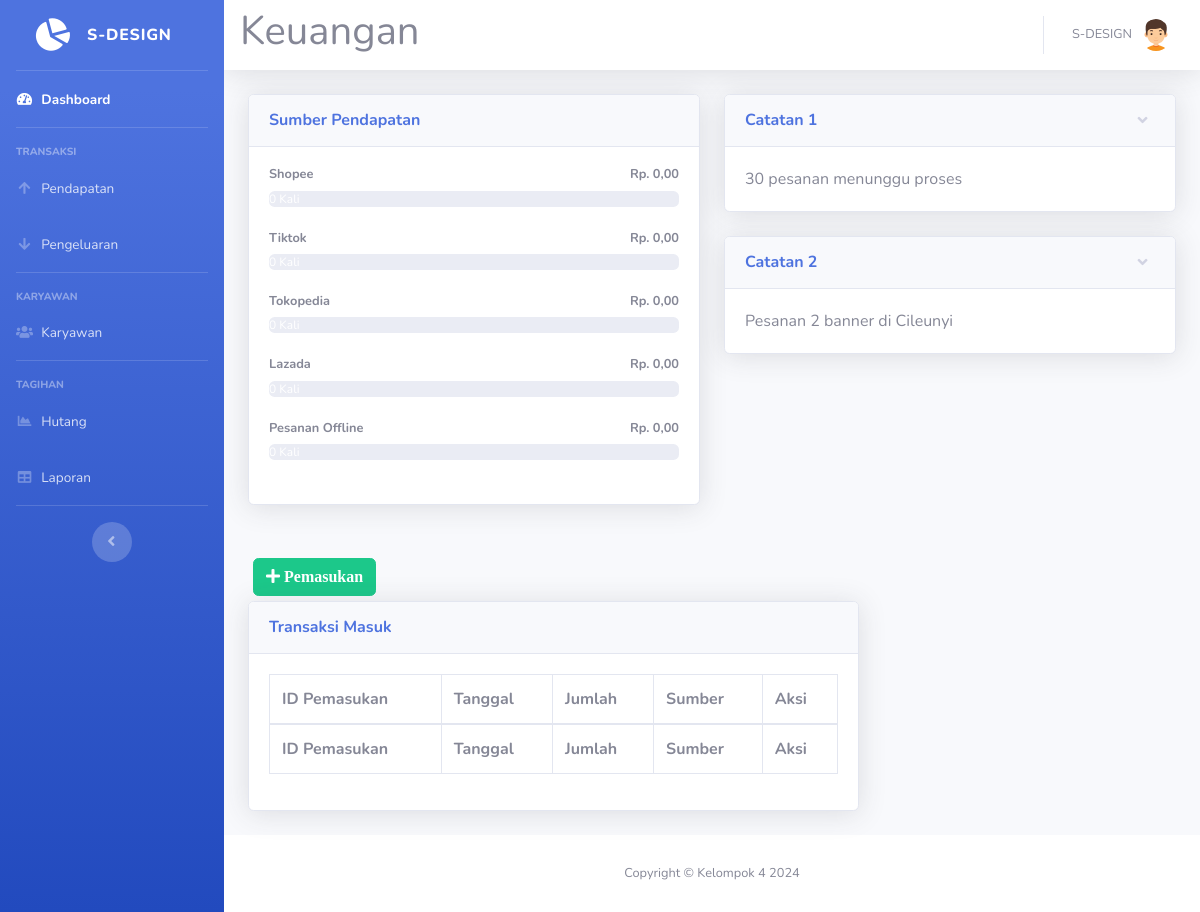
The page /pendapatan.php (signed in) on the database its author committed.
### tables this page shows
CREATE TABLE `sumber` (
  `id_sumber` int(11) NOT NULL,
  `nama` varchar(40) NOT NULL
);

CREATE TABLE `catatan` (
  `id_catatan` int(11) NOT NULL,
  `catatan` text NOT NULL
);

### pendapatan.php (the view, shortened to what this page needs)
<!DOCTYPE html>
<html lang="en">
<head>
  <link href="vendor/fontawesome-free/css/all.min.css" rel="stylesheet" type="text/css">
  <link href="css/sb-admin-2.min.css" rel="stylesheet">
</head>
<body id="page-top">
<?php
require 'koneksi.php';
require ('sidebar.php'); ?>
      <div id="content">
<?php require ('navbar.php'); ?>
        <div class="container-fluid">
          <div class="row">
            <div class="col-lg-6 mb-4">
              <div class="card shadow mb-4">
                <div class="card-header py-3">
                  <h6 class="m-0 font-weight-bold text-primary">Sumber Pendapatan</h6>
                </div>
                <div class="card-body">
				<?php
        $arrayhasil1 = [];
        $arrayhasil2 = [];
        $arrayhasil3 = [];
        $arrayhasil4 = [];
        $arrayhasil5 = [];
				$namasumber1 = mysqli_query($koneksi,"SELECT * FROM `sumber` where id_sumber= 1 ");
				$sumbern1= mysqli_fetch_assoc($namasumber1);
				$namasumber2 = mysqli_query($koneksi,"SELECT * FROM `sumber` where id_sumber= 2 ");
				$sumbern2= mysqli_fetch_assoc($namasumber2);
				$namasumber3 = mysqli_query($koneksi,"SELECT * FROM `sumber` where id_sumber= 3 ");
				$sumbern3= mysqli_fetch_assoc($namasumber3);
				$namasumber4 = mysqli_query($koneksi,"SELECT * FROM `sumber` where id_sumber= 4 ");
				$sumbern4= mysqli_fetch_assoc($namasumber4);
				$namasumber5 = mysqli_query($koneksi,"SELECT * FROM `sumber` where id_sumber= 5 ");
				$sumbern5= mysqli_fetch_assoc($namasumber5);
				$jumlahhasil1 = array_sum($arrayhasil1);
				$jumlahhasil2 = array_sum($arrayhasil2);
				$jumlahhasil3 = array_sum($arrayhasil3);
				$jumlahhasil4 = array_sum($arrayhasil4);
				$jumlahhasil5 = array_sum($arrayhasil5);
				$sumber1 = mysqli_query($koneksi,"SELECT id_sumber FROM pemasukan where id_sumber ='1'");
				$sumber1text = mysqli_num_rows($sumber1);
				$sumber1 = mysqli_num_rows($sumber1);
				$sumber1 = $sumber1 * 10;
				$sumber2 = mysqli_query($koneksi,"SELECT id_sumber FROM pemasukan where id_sumber ='2'");
				$sumber2text = mysqli_num_rows($sumber2);
				$sumber2 = mysqli_num_rows($sumber2);
				$sumber2 = $sumber2 * 10;
				$sumber3 = mysqli_query($koneksi,"SELECT id_sumber FROM pemasukan where id_sumber ='3'");
				$sumber3text = mysqli_num_rows($sumber3);
				$sumber3 = mysqli_num_rows($sumber3);
				$sumber3 = $sumber3 * 10;
				$sumber4 = mysqli_query($koneksi,"SELECT id_sumber FROM pemasukan where id_sumber ='4'");
				$sumber4text = mysqli_num_rows($sumber4);
				$sumber4 = mysqli_num_rows($sumber4);
				$sumber4 = $sumber4 * 10;
				$sumber5 = mysqli_query($koneksi,"SELECT id_sumber FROM pemasukan where id_sumber ='5'");
				$sumber5text = mysqli_num_rows($sumber5);
				$sumber5 = mysqli_num_rows($sumber5);
				$sumber5 = $sumber5 * 10;
				echo '
                  <h4 class="small font-weight-bold">'.$sumbern1['nama'].'<span class="float-right">Rp. '.number_format($jumlahhasil1,2,',','.').'</span></h4>
                  <div class="progress mb-4">
                    <div class="progress-bar bg-danger" role="progressbar" style="width:'.$sumber1.'%" aria-valuenow="50" aria-valuemin="0" aria-valuemax="100">'.$sumber1text.' Kali</div>
                  </div>
				  <h4 class="small font-weight-bold">'.$sumbern2['nama'].'<span class="float-right">Rp. '.number_format($jumlahhasil2,2,',','.').'</span></h4>
                  <div class="progress mb-4">
                    <div class="progress-bar bg-warning" role="progressbar" style="width:'.$sumber2.'%" aria-valuenow="50" aria-valuemin="0" aria-valuemax="100">'.$sumber2text.' Kali</div>
                  </div>
				  <h4 class="small font-weight-bold">'.$sumbern3['nama'].'<span class="float-right">Rp. '.number_format($jumlahhasil3,2,',','.').'</span></h4>
                  <div class="progress mb-4">
                    <div class="progress-bar bg-info" role="progressbar" style="width:'.$sumber3.'%" aria-valuenow="50" aria-valuemin="0" aria-valuemax="100">'.$sumber3text.' Kali</div>
                  </div>
				  <h4 class="small font-weight-bold">'.$sumbern4['nama'].'<span class="float-right">Rp. '.number_format($jumlahhasil4,2,',','.').'</span></h4>
                  <div class="progress mb-4">
                    <div class="progress-bar bg-primary" role="progressbar" style="width:'.$sumber4.'%" aria-valuenow="50" aria-valuemin="0" aria-valuemax="100">'.$sumber4text.' Kali</div>
                  </div>
				  <h4 class="small font-weight-bold">'.$sumbern5['nama'].'<span class="float-right">Rp. '.number_format($jumlahhasil5,2,',','.').'</span></h4>
                  <div class="progress mb-4">
                    <div class="progress-bar bg-success" role="progressbar" style="width:'.$sumber5.'%" aria-valuenow="50" aria-valuemin="0" aria-valuemax="100">'.$sumber5text.' Kali</div>
                  </div>';
				  ?>
                </div>
              </div>
			  </div>
			              <div class="col-lg-6">
              <div class="card shadow mb-4">
                <a href="#collapseCardExample" class="d-block card-header py-3" data-toggle="collapse" role="button" aria-expanded="true" aria-controls="collapseCardExample">
                  <h6 class="m-0 font-weight-bold text-primary">Catatan 1</h6>
                </a>
                <div class="collapse show" id="collapseCardExample">
                  <div class="card-body">
				  <?php $catatan1 = mysqli_query($koneksi, "SELECT catatan FROM catatan where id_catatan= 1");
                  $catatan1 = mysqli_fetch_array($catatan1);
				  echo $catatan1['catatan'];
				  ?>
				  </div>
                </div>
              </div>
			                <div class="card shadow mb-4">
                <a href="#collapseCardExample1" class="d-block card-header py-3" data-toggle="collapse" role="button" aria-expanded="true" aria-controls="collapseCardExample1">
                  <h6 class="m-0 font-weight-bold text-primary">Catatan 2</h6>
                </a>
                <div class="collapse show" id="collapseCardExample1">
                  <div class="card-body">
                  <?php $catatan2 = mysqli_query($koneksi, "SELECT * FROM catatan where id_catatan= 2");
                  $catatan2 = mysqli_fetch_array($catatan2);
				  echo $catatan2['catatan'];
				  ?></div>
                </div>
              </div>
			  </div>
					   <div class="col-xl-8 col-lg-7">
					   <button type="button" class="btn btn-success" style="margin:5px" data-toggle="modal" data-target="#myModalTambah"><i class="fa fa-plus"> Pemasukan</i></button><br>
          <div class="card shadow mb-4">
            <div class="card-header py-3">
              <h6 class="m-0 font-weight-bold text-primary">Transaksi Masuk</h6>
            </div>
            <div class="card-body">
              <div class="table-responsive">
               <table class="table table-bordered" id="dataTable" width="100%" cellspacing="0">
                  <thead>
                    <tr>
                      <th>ID Pemasukan</th>
                      <th>Tanggal</th>
                      <th>Jumlah</th>
                      <th>Sumber</th>
					  <th>Aksi</th>
                    </tr>
                  </thead>
                  <tfoot>
                    <tr>
                      <th>ID Pemasukan</th>
                      <th>Tanggal</th>
                      <th>Jumlah</th>
                      <th>Sumber</th>
                      <th>Aksi</th>
                    </tr>
                  </tfoot>
                </table>
              </div>
            </div>
          </div>
		  </div>
       </div>
      </div>
<?php require 'footer.php'?>
    </div>
  </div>
</body>
</html>

### sidebar.php
<div id="wrapper">
  <ul class="navbar-nav bg-gradient-primary sidebar sidebar-dark accordion" id="accordionSidebar">
    <a class="sidebar-brand d-flex align-items-center justify-content-center" href="index.php">
      <div class="sidebar-brand-icon rotate-n-15">
        <i class="fas fa-chart-pie"></i>
      </div>
      <div class="sidebar-brand-text mx-3">S-DESIGN</div>
    </a>
    <hr class="sidebar-divider my-0">
    <li class="nav-item active">
      <a class="nav-link" href="index.php">
        <i class="fas fa-fw fa-tachometer-alt"></i>
        <span>Dashboard</span></a>
    </li>
    <hr class="sidebar-divider">
    <div class="sidebar-heading">
      Transaksi
    </div>
    <li class="nav-item">
      <a class="nav-link collapsed" href="pendapatan.php">
        <i class="fas fa-fw fa-arrow-up"></i>
        <span>Pendapatan</span>
      </a>
    </li>
    <li class="nav-item">
      <a class="nav-link collapsed" href="pengeluaran.php" >
        <i class="fas fa-fw fa-arrow-down"></i>
        <span>Pengeluaran</span>
      </a>
    </li>
    <hr class="sidebar-divider">
    <div class="sidebar-heading">
      Karyawan
    </div>
    <li class="nav-item">
      <a class="nav-link collapsed" href="karyawan.php">
        <i class="fas fa-fw fa-users"></i>
        <span>Karyawan</span>
      </a>
    </li>
    <hr class="sidebar-divider">
    <div class="sidebar-heading">
      Tagihan
    </div>
    <li class="nav-item">
      <a class="nav-link" href="hutang.php">
        <i class="fas fa-fw fa-chart-area"></i>
        <span>Hutang</span></a>
    </li>
    <li class="nav-item">
      <a class="nav-link" href="laporan.php">
        <i class="fas fa-fw fa-table"></i>
        <span>Laporan</span></a>
    </li>
    <hr class="sidebar-divider d-none d-md-block">
    <div class="text-center d-none d-md-inline">
      <button class="rounded-circle border-0" id="sidebarToggle"></button>
    </div>
  </ul>
  <div id="content-wrapper" class="d-flex flex-column">

### navbar.php (shortened to what this page needs)
        <nav class="navbar navbar-expand navbar-light bg-white topbar mb-4 static-top shadow">
		<h1>Keuangan</h1>
<?php require 'user.php'; ?>
        </nav>

### user.php (shortened to what this page needs)
<ul class="navbar-nav ml-auto">
  <li class="nav-item dropdown no-arrow">
    <a class="nav-link dropdown-toggle" href="#" id="userDropdown" role="button" data-toggle="dropdown" aria-haspopup="true" aria-expanded="false">
      <span class="mr-2 d-none d-lg-inline text-gray-600 small"><?=$_SESSION['nama']?></span>
      <img class="img-profile rounded-circle" src="img/boy(2).png">
    </a>
  </li>
</ul>

### footer.php
<footer class="sticky-footer bg-white">
  <div class="container my-auto">
    <div class="copyright text-center my-auto">
      <span>Copyright &copy; Kelompok 4 2024</span>
    </div>
  </div>
</footer>

### rows shown on the page
sumber: nama "Shopee"
sumber: nama "Tiktok"
sumber: nama "Tokopedia"
sumber: nama "Lazada"
sumber: nama "Pesanan Offline"
catatan: catatan "30 pesanan menunggu proses"
catatan: catatan "Pesanan 2 banner di Cileunyi"

### other values the page prints
$_SESSION['nama'] "S-DESIGN"
$jumlahhasil1 "0,00"
$jumlahhasil2 "0,00"
$jumlahhasil3 "0,00"
$jumlahhasil4 "0,00"
$jumlahhasil5 "0,00"
